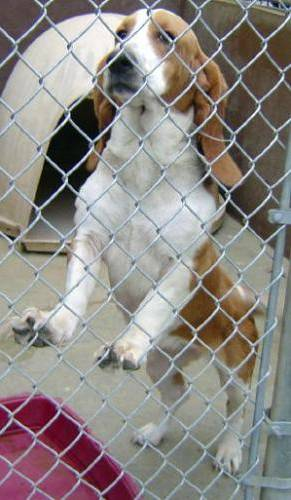
#> input picture chapter_8_parametrized_classification/beagle.jpg, 291 x 500 px
$ python convolutions.py --image ../chapter_8_parametrized_classification/beagle.jpg
#> lines starting #> are read from the running program, lines starting #| are printed output that depends on the picture
from skimage.exposure import rescale_intensity
import numpy as np
import argparse
import cv2


def convolve(image, K):
    iH, iW = image.shape[:2]
    kH, kW = K.shape[:2]

    # allocate memory for output image with padding
    pad = (kW - 1) // 2
    image = cv2.copyMakeBorder(image, pad, pad, pad, pad, cv2.BORDER_REPLICATE)
    output = np.zeros((iH, iW), dtype='float')

    # loop over the image, sliding the kernel
    for y in np.arange(pad, iH + pad):
        for x in np.arange(pad, iW + pad):
            roi = image[y - pad:y + pad + 1, x - pad:x + pad + 1]
            # perform convolution
            k = (roi * K).sum()
            # store convoluted value
            output[y - pad, x - pad] = k
    # rescale output image
    output = rescale_intensity(output, in_range=(0, 255))
    output = (output * 255).astype('uint8')
    return output


if __name__ == '__main__':
    ap = argparse.ArgumentParser()
    ap.add_argument('-i', '--image', help='path to image', required=True)
    args = vars(ap.parse_args())

    # different kernels
    smallBlur = np.ones((7, 7), dtype='float') * (1.0 / (7 * 7))
    largeBlur = np.ones((21, 21), dtype='float') * (1.0 / (21 * 21))

    # sharpening kernel
    sharpen = np.array(([0, -1, 0], [-1, 5, -1], [0, -1, 0]), dtype='int')

    # edge detecting kernel
    laplacian = np.array(([0, 1, 0], [1, -4, 1], [0, 1, 0]), dtype='int')

    # edge detection along x, y axis
    sobelX = np.array(([-1, 0, 1], [-2, 0, 2], [-1, 0, 1]), dtype='int')
    sobelY = np.array(([-1, -2, -1], [0, 0, 0], [1, 2, 1]), dtype='int')

    # embossing kernel
    emboss = np.array(([-2, -1, 0], [-1, 1, 1], [0, 1, 2]), dtype='int')

    kernelBank = (
        ('small_blur', smallBlur),
        ('large_blur', largeBlur),
        ('sharpen', sharpen),
        ('laplacian', laplacian),
        ('sobel_x', sobelX),
        ('sobel_y', sobelY),
        ('emboss', emboss)
    )

    image = cv2.imread(args['image'])
#> image is the input picture: shape (500, 291, 3); mean B, G, R 131.7, 135.4, 140.5
    gray = cv2.cvtColor(image, cv2.COLOR_BGR2GRAY)
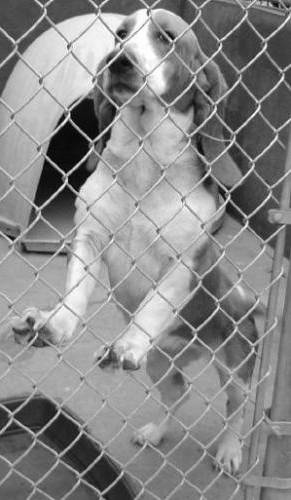
#> gray: shape (500, 291); min 1, max 255, mean 136.5

    for (kernelName, K) in kernelBank:
        convolveOutput = convolve(gray, K)
        opencvOutput = cv2.filter2D(gray, -1, K)
        cv2.imshow('Original', gray)
        cv2.imshow('{} - convolve'.format(kernelName), convolveOutput)
        cv2.imshow('{} - cv'.format(kernelName), opencvOutput)
        cv2.waitKey(0)
        cv2.destroyAllWindows()
#> this loop made 7 passes
#> pass 1, in convolve, `image = cv2.copyMakeBorder(image, pad, pad, pad, pad, cv2.BORDER_REPLI..`:
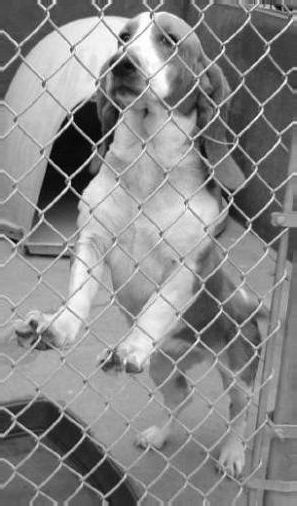
#> image: shape (506, 297); min 1, max 255, mean 135.9
#> pass 1, `convolveOutput = convolve(gray, K)`:
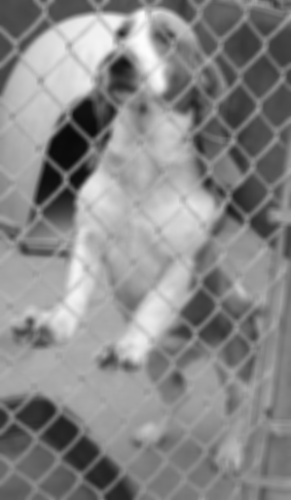
#> convolveOutput: shape (500, 291); min 9, max 252, mean 136
#> pass 2, in convolve (call 2), `image = cv2.copyMakeBorder(image, pad, pad, pad, pad, cv2.BORDER_REPLI..`:
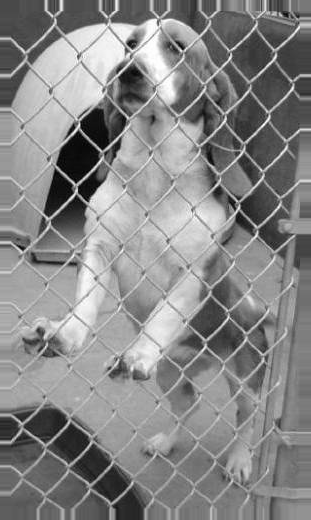
#> image: shape (520, 311); min 1, max 255, mean 134.4
